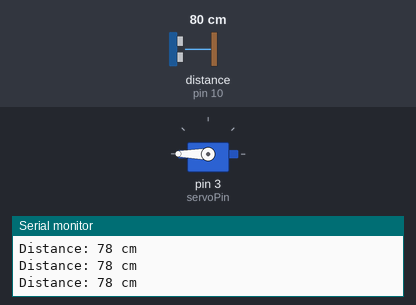
Simulated run of this sketch. Board: Arduino Uno, built with avr-gcc and run on an emulated ATmega328P. Shown: servo, the last lines printed to the serial monitor. Wiring (inferred from the names in the program): ultrasonic range finder: trigger pin 9; echo pin 10. Inputs (shaded band) come from the test bench; at power-on: distance to the obstacle (sensor on pin 10) 80 cm. The echo pulse lasts 58.3 µs per cm.

Above: at 1.3 s.
1.4 s: distance to the obstacle (sensor on pin 10) set to 24 cm
2.9 s: distance to the obstacle (sensor on pin 10) set to 19 cm
At 3.8 s:
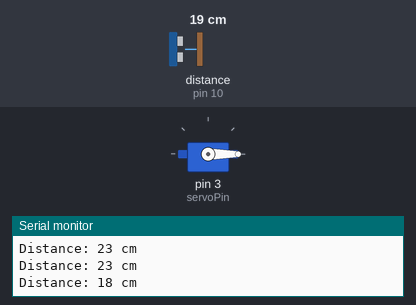
Timing chart, 0 to 5.9 s (numbered marks = the images above; inputs shaded):
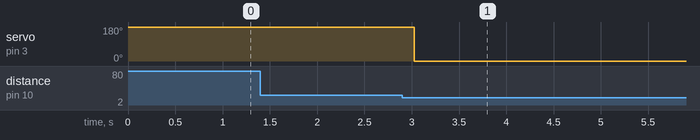

Measured:
- the behaviour switches between 22 and 21 cm on distance to the obstacle (sensor on pin 10) (found by bisection; images 0 and 1)
- after the input at 2.9 s, servo on pin 3 (servoPin): 180° → 0° after 0.12 s

The sketch:

sketch_feb21a.ino
```cpp
#include <Servo.h>

// set pin
const int trigPin = 9;
const int echoPin = 10;
const int servoPin = 3;

// Create object servo
Servo myServo;

// Set the distrance for ultrasonic
const int distanceThreshold = 20;

void setup() {
  pinMode(trigPin, OUTPUT);
  pinMode(echoPin, INPUT);

  myServo.attach(servoPin);
  myServo.write(180);

  Serial.begin(9600);
}

void loop() {
  long duration;
  int distance;

  digitalWrite(trigPin, LOW);
  delayMicroseconds(2);
  digitalWrite(trigPin, HIGH);
  delayMicroseconds(10);
  digitalWrite(trigPin, LOW);

  duration = pulseIn(echoPin, HIGH);

  distance = duration * 0.034 / 2;

  // Display the distance in serial moniter
  Serial.print("Distance: ");
  Serial.print(distance);
  Serial.println(" cm");

  if (distance <= distanceThreshold) {
    myServo.write(0);
    delay(5000);
  } else {
    myServo.write(180);
  }

  delay(500);
}
```
